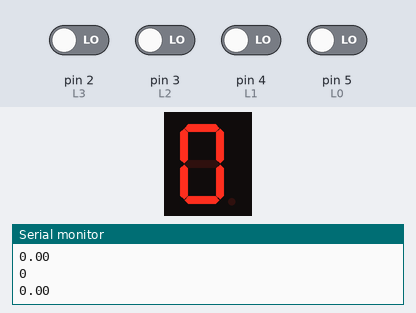
Bench run of a sketch on a simulated Arduino Uno, built with avr-gcc and run on an emulated ATmega328P. Parts: 1-digit seven-segment display, the last lines printed to the serial monitor. Wiring (inferred from the names in the program): 1-digit 7-segment display, segments lit when HIGH: segments pin 7, pin 8, pin 9, pin 10, pin 11, pin 12, pin 13, pin 6. Inputs (shaded band) come from the test bench; at power-on: pin 2 (L3), pin 3 (L2), pin 4 (L1), pin 5 (L0) LOW. The segment pins are drawn as the display they are named for.

Above: at 4.8 s.
4.9 s: pin 2 (L3) driven HIGH
At 6.3 s:
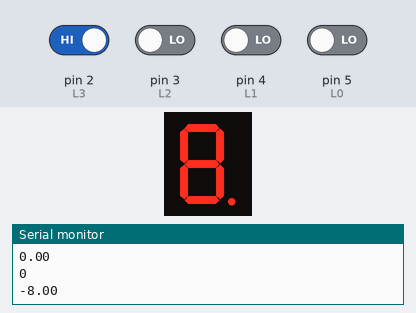
7.6 s: pin 3 (L2) driven HIGH
At 9.1 s:
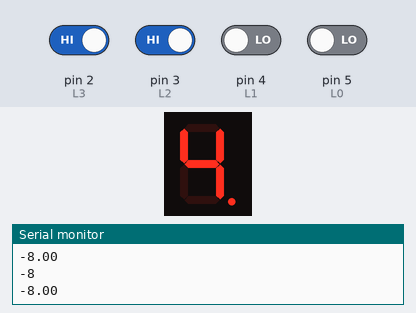
10.3 s: pin 4 (L1) driven HIGH
At 13.2 s:
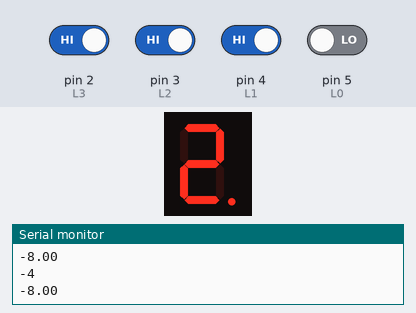
13.5 s: pin 5 (L0) driven HIGH
At 14.9 s:
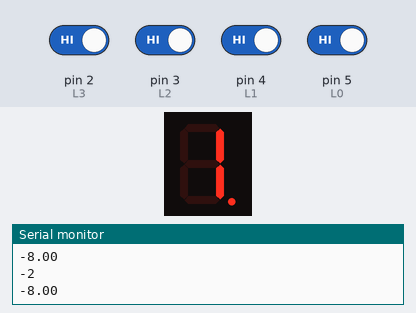
16.2 s: pin 2 (L3) driven LOW
At 19.2 s:
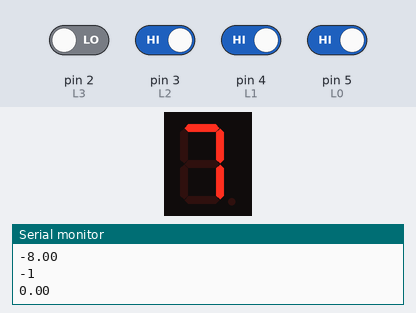
19.5 s: pin 3 (L2) driven LOW
At 20.7 s:
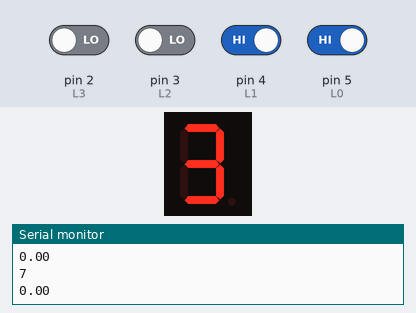
Timing chart, 0 to 22.5 s (numbered marks = the images above; inputs shaded):
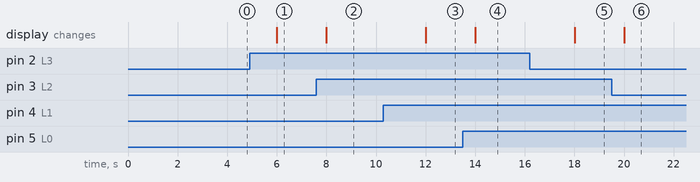

Measured:
- after the input at 4.9 s, the display: changes after 1.1 s (image 1)
- after the input at 7.6 s, the display: changes after 0.40 s (image 2)
- after the input at 10.3 s, the display: changes after 1.7 s (image 3)
- after the input at 13.5 s, the display: changes after 0.50 s (image 4)
- after the input at 16.2 s, the display: changes after 1.8 s (image 5)
- after the input at 19.5 s, the display: changes after 0.51 s (image 6)

The sketch:

3_bit_addierer_7segDisplay.ino
```cpp
//logik für die Eingänge des 7 Segment Displays beim 3 Bit Addierer

/*  L3 = MSB = 2^3, L2 = 2^2, L1 = 2^1, L0 = LSB = 2^0
 *
 *  a, 7 - (L3 == 0 || L2 == 0 || L1 == 0 || L0 == 1) && (L3 == 0 || L2 == 1 || L1 == 0 || L0 == 0)
 *  b, 6 - (L3 == 0 || L2 == 1 || L1 == 0 || L0 == 1) && (L3 == 0 || L2 == 1 || L1 == 1 || L0 == 0) && (L3 == 1 || L2 == 1 || L1 == 0 || L0 == 0) && (L3 == 1 || L2 == 1 || L1 == 1 || L0 == 1)
 *  c, 4 - (L3 == 0 || L2 == 0 || L1 == 1 || L0 == 0) && (L3 == 1 || L2 == 1 || L1 == 0 || L0 == 0) && (L3 == 1 || L2 == 1 || L1 == 1 || L0 == 0) && (L3 == 1 || L2 == 1 || L1 == 1 || L0 == 1)
 *  d, 2 - (L3 == 0 || L2 == 0 || L1 == 0 || L0 == 1) && (L3 == 0 || L2 == 1 || L1 == 0 || L0 == 0) && (L3 == 0 || L2 == 1 || L1 == 1 || L0 == 1) && (L3 == 1 || L2 == 0 || L1 == 1 || L0 == 0) && (L3 == 1 || L2 == 1 || L1 == 1 || L0 == 1)
 *  e, 1 - (L3 == 0 || L2 == 0 || L1 == 0 || L0 == 1) && (L3 == 0 || L2 == 0 || L1 == 1 || L0 == 1) && (L3 == 0 || L2 == 1 || L1 == 0 || L0 == 0) && (L3 == 0 || L2 == 1 || L1 == 0 || L0 == 1) && (L3 == 0 || L2 == 1 || L1 == 1 || L0 == 1) && (L3 == 1 || L2 == 0 || L1 == 0 || L0 == 1)
 *  f, 9 - (L3 == 0 || L2 == 0 || L1 == 0 || L0 == 1) && (L3 == 0 || L2 == 0 || L1 == 1 || L0 == 0) && (L3 == 0 || L2 == 0 || L1 == 1 || L0 == 1) && (L3 == 0 || L2 == 1 || L1 == 1 || L0 == 1)
 *  g, 10 - (L3 == 0 || L2 == 0 || L1 == 0 || L0 == 0) && (L3 == 0 || L2 == 0 || L1 == 0 || L0 == 1) && (L3 == 0 || L2 == 1 || L1 == 1 || L0 == 1) && (L3 == 1 || L2 == 1 || L1 == 0 || L0 == 0) && (L3 == 1 || L2 == 1 || L1 == 0 || L0 == 1)
 *  dp, 5 - ungenutzt
 */

//Zum Einlesen der Summe (die 4 Bits)
const int L3 = 2;
const int L2 = 3;
const int L1 = 4;
const int L0 = 5;

//Für die Ausgabe bzw EIngabe am 7 Segment Display
const int a = 7;
const int b = 8;
const int c = 9;
const int d = 10;
const int e = 11;
const int f = 12;
const int g = 13;
const int dp = 6;

void setup() {

  pinMode(L3, INPUT);
  pinMode(L2, INPUT);
  pinMode(L1, INPUT);
  pinMode(L0, INPUT);

  pinMode(a, OUTPUT);
  pinMode(b, OUTPUT);
  pinMode(c, OUTPUT);
  pinMode(d, OUTPUT);
  pinMode(e, OUTPUT);
  pinMode(f, OUTPUT);
  pinMode(g, OUTPUT);
  pinMode(dp, OUTPUT);

  Serial.begin(9600);
}

void withBooleanLogic()
{

}

int convertBinaryNumber(int l3, int l2, int l1, int l0)
{
  int result = -(pow(2, 3) * l3) + pow(2, 2) * l2 + pow(2, 1) * l1 + pow(2, 0) * l0;
  Serial.println(-(pow(2, 3) * l3));
  return result;
}

void setDisplayPositive(int number);

void setDisplayNegative(int number);

void loop()
{
  int valueL3 = digitalRead(L3);
  int valueL2 = digitalRead(L2);
  int valueL1 = digitalRead(L1);
  int valueL0 = digitalRead(L0);

  int decimal = convertBinaryNumber(valueL3, valueL2, valueL1, valueL0);
  //setDisplayPositive(decimal);

  setDisplayNegative(decimal);

  delay(2000);
  Serial.println(decimal);

}


void setDisplayPositive(int number)
{
  switch (number)
  {
    case 0:
      digitalWrite(a, HIGH);
      digitalWrite(b, HIGH);
      digitalWrite(c, HIGH);
      digitalWrite(d, HIGH);
      digitalWrite(e, HIGH);
      digitalWrite(f, HIGH);
      digitalWrite(g, LOW);
      digitalWrite(dp, LOW);
      break;
    case 1:
      digitalWrite(a, LOW);
      digitalWrite(b, HIGH);
      digitalWrite(c, HIGH);
      digitalWrite(d, LOW);
      digitalWrite(e, LOW);
      digitalWrite(f, LOW);
      digitalWrite(g, LOW);
      digitalWrite(dp, LOW);
      break;
    case 2:
      digitalWrite(a, HIGH);
      digitalWrite(b, HIGH);
      digitalWrite(c, LOW);
      digitalWrite(d, HIGH);
      digitalWrite(e, HIGH);
      digitalWrite(f, LOW);
      digitalWrite(g, HIGH);
      digitalWrite(dp, LOW);
      break;
    case 3:
      digitalWrite(a, HIGH);
      digitalWrite(b, HIGH);
      digitalWrite(c, HIGH);
      digitalWrite(d, HIGH);
      digitalWrite(e, LOW);
      digitalWrite(f, LOW);
      digitalWrite(g, HIGH);
      digitalWrite(dp, LOW);
      break;
    case 4:
      digitalWrite(a, LOW);
      digitalWrite(b, HIGH);
      digitalWrite(c, HIGH);
      digitalWrite(d, LOW);
      digitalWrite(e, LOW);
      digitalWrite(f, HIGH);
      digitalWrite(g, HIGH);
      digitalWrite(dp, LOW);
      break;
    case 5:
      digitalWrite(a, HIGH);
      digitalWrite(b, LOW);
      digitalWrite(c, HIGH);
      digitalWrite(d, HIGH);
      digitalWrite(e, LOW);
      digitalWrite(f, HIGH);
      digitalWrite(g, HIGH);
      digitalWrite(dp, LOW);
      break;
    case 6:
      digitalWrite(a, HIGH);
      digitalWrite(b, LOW);
      digitalWrite(c, HIGH);
      digitalWrite(d, HIGH);
      digitalWrite(e, HIGH);
      digitalWrite(f, HIGH);
      digitalWrite(g, HIGH);
      digitalWrite(dp, LOW);
      break;
    case 7:
      digitalWrite(a, HIGH);
      digitalWrite(b, HIGH);
      digitalWrite(c, HIGH);
      digitalWrite(d, LOW);
      digitalWrite(e, LOW);
      digitalWrite(f, LOW);
      digitalWrite(g, LOW);
      digitalWrite(dp, LOW);
      break;
    case 8:
      digitalWrite(a, HIGH);
      digitalWrite(b, HIGH);
      digitalWrite(c, HIGH);
      digitalWrite(d, HIGH);
      digitalWrite(e, HIGH);
      digitalWrite(f, HIGH);
      digitalWrite(g, HIGH);
      digitalWrite(dp, LOW);
      break;
    case 9:
      digitalWrite(a, HIGH);
      digitalWrite(b, HIGH);
      digitalWrite(c, HIGH);
      digitalWrite(d, HIGH);
      digitalWrite(e, LOW);
      digitalWrite(f, HIGH);
      digitalWrite(g, HIGH);
      digitalWrite(dp, LOW);
      break;
    case 10:
      //Hex A
      digitalWrite(a, HIGH);
      digitalWrite(b, HIGH);
      digitalWrite(c, HIGH);
      digitalWrite(d, LOW);
      digitalWrite(e, HIGH);
      digitalWrite(f, HIGH);
      digitalWrite(g, HIGH);
      digitalWrite(dp, LOW);
      break;
    case 11:
      //Hex B
      digitalWrite(a, HIGH);
      digitalWrite(b, HIGH);
      digitalWrite(c, HIGH);
      digitalWrite(d, HIGH);
      digitalWrite(e, HIGH);
      digitalWrite(f, HIGH);
      digitalWrite(g, HIGH);
      digitalWrite(dp, LOW);
      break;
    case 12:
      //Hex C
      digitalWrite(a, HIGH);
      digitalWrite(b, LOW);
      digitalWrite(c, LOW);
      digitalWrite(d, HIGH);
      digitalWrite(e, HIGH);
      digitalWrite(f, HIGH);
      digitalWrite(g, LOW);
      digitalWrite(dp, LOW);
      break;
    case 13:
      //Hex D
      digitalWrite(a, HIGH);
      digitalWrite(b, HIGH);
      digitalWrite(c, HIGH);
      digitalWrite(d, HIGH);
      digitalWrite(e, HIGH);
      digitalWrite(f, HIGH);
      digitalWrite(g, LOW);
      digitalWrite(dp, LOW);
      break;
    case 14:
      //Hex E
      digitalWrite(a, HIGH);
      digitalWrite(b, LOW);
      digitalWrite(c, LOW);
      digitalWrite(d, HIGH);
      digitalWrite(e, HIGH);
      digitalWrite(f, HIGH);
      digitalWrite(g, HIGH);
      digitalWrite(dp, LOW);
      break;
    case 15:
      //Hex F
      digitalWrite(a, HIGH);
      digitalWrite(b, LOW);
      digitalWrite(c, LOW);
      digitalWrite(d, LOW);
      digitalWrite(e, HIGH);
      digitalWrite(f, HIGH);
      digitalWrite(g, HIGH);
      digitalWrite(dp, LOW);
      break;
    default:
      break;
  }

}


void setDisplayNegative(int number)
{
  switch (number)
  {
    case -8:
      digitalWrite(a, HIGH);
      digitalWrite(b, HIGH);
      digitalWrite(c, HIGH);
      digitalWrite(d, HIGH);
      digitalWrite(e, HIGH);
      digitalWrite(f, HIGH);
      digitalWrite(g, HIGH);
      digitalWrite(dp, HIGH);
      break;
    case -7:
      digitalWrite(a, HIGH);
      digitalWrite(b, HIGH);
      digitalWrite(c, HIGH);
      digitalWrite(d, LOW);
      digitalWrite(e, LOW);
      digitalWrite(f, LOW);
      digitalWrite(g, LOW);
      digitalWrite(dp, HIGH);
      break;
    case -6:
      digitalWrite(a, HIGH);
      digitalWrite(b, LOW);
      digitalWrite(c, HIGH);
      digitalWrite(d, HIGH);
      digitalWrite(e, HIGH);
      digitalWrite(f, HIGH);
      digitalWrite(g, HIGH);
      digitalWrite(dp, HIGH);
      break;
    case -5:
      digitalWrite(a, HIGH);
      digitalWrite(b, LOW);
      digitalWrite(c, HIGH);
      digitalWrite(d, HIGH);
      digitalWrite(e, LOW);
      digitalWrite(f, HIGH);
      digitalWrite(g, HIGH);
      digitalWrite(dp, HIGH);
      break;
    case -4:
      digitalWrite(a, LOW);
      digitalWrite(b, HIGH);
      digitalWrite(c, HIGH);
      digitalWrite(d, LOW);
      digitalWrite(e, LOW);
      digitalWrite(f, HIGH);
      digitalWrite(g, HIGH);
      digitalWrite(dp, HIGH);
      break;
    case -3:
      digitalWrite(a, HIGH);
      digitalWrite(b, HIGH);
      digitalWrite(c, HIGH);
      digitalWrite(d, HIGH);
      digitalWrite(e, LOW);
      digitalWrite(f, LOW);
      digitalWrite(g, HIGH);
      digitalWrite(dp, HIGH);
      break;
    case -2:
      digitalWrite(a, HIGH);
      digitalWrite(b, HIGH);
      digitalWrite(c, LOW);
      digitalWrite(d, HIGH);
      digitalWrite(e, HIGH);
      digitalWrite(f, LOW);
      digitalWrite(g, HIGH);
      digitalWrite(dp, HIGH);
      break;
    case -1:
      digitalWrite(a, LOW);
      digitalWrite(b, HIGH);
      digitalWrite(c, HIGH);
      digitalWrite(d, LOW);
      digitalWrite(e, LOW);
      digitalWrite(f, LOW);
      digitalWrite(g, LOW);
      digitalWrite(dp, HIGH);
      break;


    case 0:
      digitalWrite(a, HIGH);
      digitalWrite(b, HIGH);
      digitalWrite(c, HIGH);
      digitalWrite(d, HIGH);
      digitalWrite(e, HIGH);
      digitalWrite(f, HIGH);
      digitalWrite(g, LOW);
      digitalWrite(dp, LOW);
      break;
    case 1:
      digitalWrite(a, LOW);
      digitalWrite(b, HIGH);
      digitalWrite(c, HIGH);
      digitalWrite(d, LOW);
      digitalWrite(e, LOW);
      digitalWrite(f, LOW);
      digitalWrite(g, LOW);
      digitalWrite(dp, LOW);
      break;
    case 2:
      digitalWrite(a, HIGH);
      digitalWrite(b, HIGH);
      digitalWrite(c, LOW);
      digitalWrite(d, HIGH);
      digitalWrite(e, HIGH);
      digitalWrite(f, LOW);
      digitalWrite(g, HIGH);
      digitalWrite(dp, LOW);
      break;
    case 3:
      digitalWrite(a, HIGH);
      digitalWrite(b, HIGH);
      digitalWrite(c, HIGH);
      digitalWrite(d, HIGH);
      digitalWrite(e, LOW);
      digitalWrite(f, LOW);
      digitalWrite(g, HIGH);
      digitalWrite(dp, LOW);
      break;
    case 4:
      digitalWrite(a, LOW);
      digitalWrite(b, HIGH);
      digitalWrite(c, HIGH);
      digitalWrite(d, LOW);
      digitalWrite(e, LOW);
      digitalWrite(f, HIGH);
      digitalWrite(g, HIGH);
      digitalWrite(dp, LOW);
      break;
    case 5:
      digitalWrite(a, HIGH);
      digitalWrite(b, LOW);
      digitalWrite(c, HIGH);
      digitalWrite(d, HIGH);
      digitalWrite(e, LOW);
      digitalWrite(f, HIGH);
      digitalWrite(g, HIGH);
      digitalWrite(dp, LOW);
      break;
    case 6:
      digitalWrite(a, HIGH);
      digitalWrite(b, LOW);
      digitalWrite(c, HIGH);
      digitalWrite(d, HIGH);
      digitalWrite(e, HIGH);
      digitalWrite(f, HIGH);
      digitalWrite(g, HIGH);
      digitalWrite(dp, LOW);
      break;
    case 7:
      digitalWrite(a, HIGH);
      digitalWrite(b, HIGH);
      digitalWrite(c, HIGH);
      digitalWrite(d, LOW);
      digitalWrite(e, LOW);
      digitalWrite(f, LOW);
      digitalWrite(g, LOW);
      digitalWrite(dp, LOW);
      break;
    default:
      break;
  }
}
```
